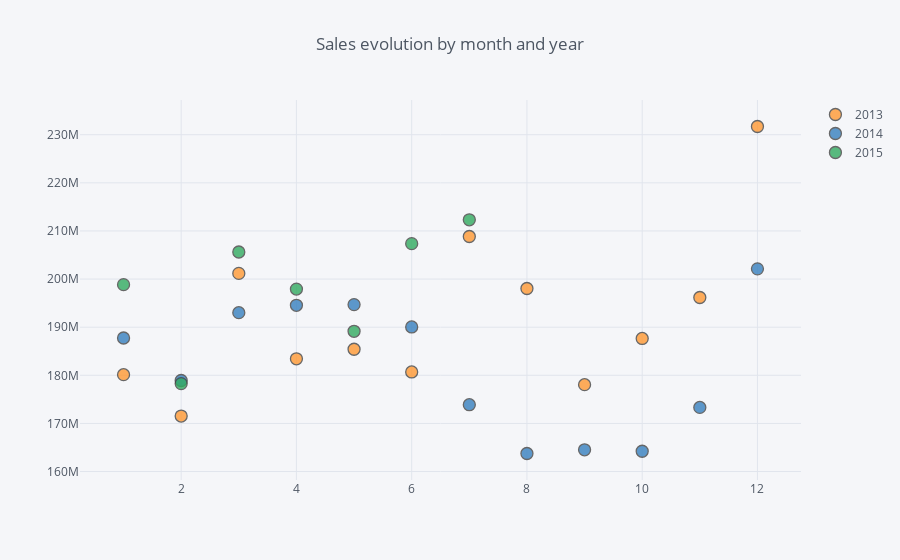

Source (notebook cell):
### Markdown cell above
From the graph below we can see that we don't have any record for the seoond half of the year 2015.
If we focus on the first 6 months for each year, a natural growth year over year is noted expect for the month of March where the Sales of 2013 were better than the ones from 2014 which equals to a drop of about 4%.

The biggest growth during these 6 months was in june, comparing 2014 and 2015 we note an increase of about 9%. Also the less performing month is Feburary. I assume that the number of bank holidays and the short month could impact the sales. 

Regarding the second half of the year, comparing 2013 and 2014, the shops were peforming much worst in 2014 thans during the previous year. Let's now calculate the negative growth pourcentage is about 13,22%.

### Code cell
salesintime = train[['Year','Month','Sales']].groupby(['Year','Month']).sum().reset_index()

salesintime.iplot(kind='box', x='Month', y='Sales', 
                  categories='Year', title= 'Sales evolution by month and year')

### Figure 1 — Plotly figure (JSON) as saved in the notebook; plotly's stock layout.template omitted (floating-point values rounded to 4 significant figures)
{"data": [{"marker": {"color": "rgba(255, 153, 51, 1.0)", "line": {"width": 1.3}, "opacity": 0.8, "size": 12, "symbol": "dot"}, "mode": "markers", "name": 2013, "textfont": {"color": "#4D5663"}, "type": "scatter", "x": [1, 2, 3, 4, 5, 6, 7, 8, 9, 10, 11, 12], "y": [180132207, 171534275, 201180369, 183431432, 185411063, 180702351, 208843882, 198042727, 178053963, 187662330, 196170924, 231710561]}, {"marker": {"color": "rgba(55, 128, 191, 1.0)", "line": {"width": 1.3}, "opacity": 0.8, "size": 12, "symbol": "dot"}, "mode": "markers", "name": 2014, "textfont": {"color": "#4D5663"}, "type": "scatter", "x": [1, 2, 3, 4, 5, 6, 7, 8, 9, 10, 11, 12], "y": [187752787, 178924677, 193019854, 194544977, 194693257, 190047051, 173892707, 163748475, 164516168, 164216398, 173327953, 202120592]}, {"marker": {"color": "rgba(50, 171, 96, 1.0)", "line": {"width": 1.3}, "opacity": 0.8, "size": 12, "symbol": "dot"}, "mode": "markers", "name": 2015, "textfont": {"color": "#4D5663"}, "type": "scatter", "x": [1, 2, 3, 4, 5, 6, 7], "y": [198843730, 178275458, 205631683, 197918886, 189143897, 207363373, 212322616]}], "layout": {"legend": {"bgcolor": "#F5F6F9", "font": {"color": "#4D5663"}}, "paper_bgcolor": "#F5F6F9", "plot_bgcolor": "#F5F6F9", "title": "Sales evolution by month and year", "titlefont": {"color": "#4D5663"}, "xaxis1": {"gridcolor": "#E1E5ED", "showgrid": true, "tickfont": {"color": "#4D5663"}, "title": "", "titlefont": {"color": "#4D5663"}, "zerolinecolor": "#E1E5ED"}, "yaxis1": {"gridcolor": "#E1E5ED", "showgrid": true, "tickfont": {"color": "#4D5663"}, "title": "", "titlefont": {"color": "#4D5663"}, "zerolinecolor": "#E1E5ED"}}}
